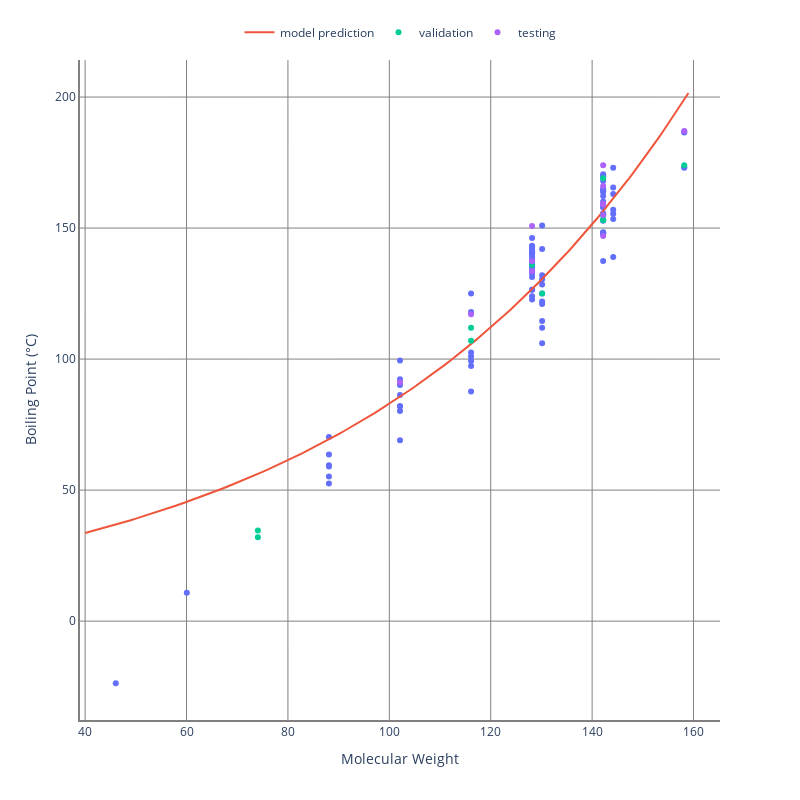

The code cell stored with this chart in its notebook:
### Code cell
scatter(
    X_train,
    X_val,
    X_test,
    y_train,
    y_val,
    y_test,
)
